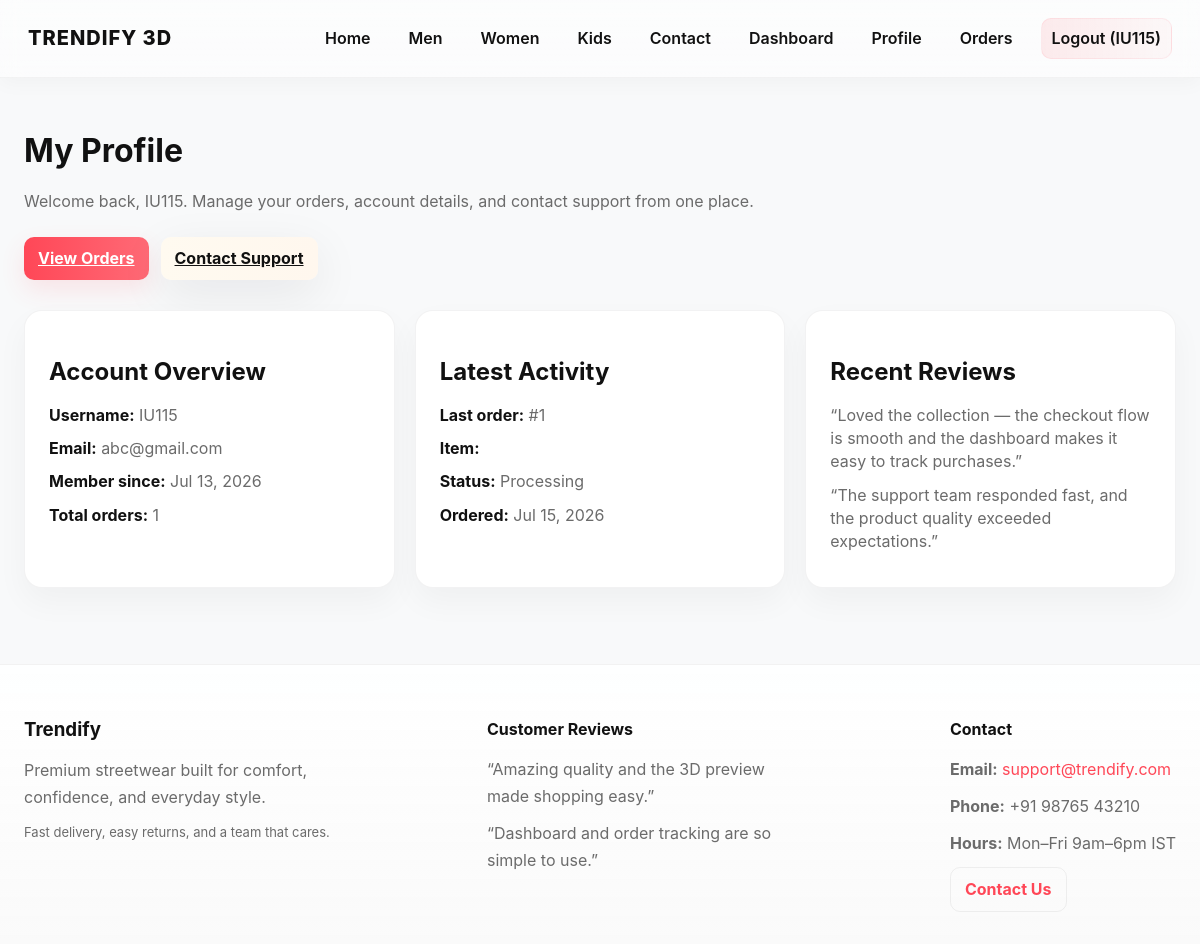
Page /profile/ (signed in) on the committed database.
### store/models.py (models this page shows, shortened)
class Order(models.Model):
    STATUS_CHOICES = [
        ('PENDING', 'Pending Payment'),
        ('PAID', 'Paid'),
        ('PROCESSING', 'Processing'),
        ('SHIPPED', 'Shipped'),
        ('DELIVERED', 'Delivered'),
        ('CANCELLED', 'Cancelled'),
    ]
    user = models.ForeignKey(User, on_delete=models.CASCADE, related_name='orders')
    order_number = models.CharField(max_length=100, unique=True)
    status = models.CharField(max_length=50, choices=STATUS_CHOICES, default='PENDING')
    shipping_option = models.ForeignKey('ShippingOption', on_delete=models.SET_NULL, null=True, blank=True)
    shipping_address = models.TextField()
    shipping_cost = models.DecimalField(max_digits=8, decimal_places=2, default=0)
    shipped_date = models.DateTimeField(blank=True, null=True)
    tracking_number = models.CharField(max_length=200, blank=True, null=True)
    subtotal = models.DecimalField(max_digits=10, decimal_places=2, default=0)
    tax = models.DecimalField(max_digits=10, decimal_places=2, default=0)
    discount = models.DecimalField(max_digits=10, decimal_places=2, default=0)
    total_cost = models.DecimalField(max_digits=10, decimal_places=2, default=0)
    payment_method = models.CharField(max_length=50, blank=True, null=True)
    payment_status = models.CharField(max_length=50, default='PENDING')
    transaction_id = models.CharField(max_length=200, blank=True, null=True)
    ordered_date = models.DateTimeField(auto_now_add=True)
    updated_date = models.DateTimeField(auto_now=True)
    class Meta:
        ordering = ['-ordered_date']

### store/views.py (the view)
# urls.py: path('profile/', views.profile_view, name='profile'),
@login_required(login_url='login')
def profile_view(request):
    order_count = Order.objects.filter(user=request.user).count()
    latest_order = Order.objects.filter(user=request.user).order_by('-ordered_date').first()
    return render(request, 'profile.html', {
        'order_count': order_count,
        'latest_order': latest_order,
    })

### templates/profile.html
{% extends 'base.html' %}
{% block content %}
<div class="dashboard-header">
    <h1>My Profile</h1>
    <p>Welcome back, {{ user.first_name|default:user.username }}. Manage your orders, account details, and contact support from one place.</p>
</div>
<div class="dashboard-actions">
    <a class="btn btn--primary" href="{% url 'orders' %}">View Orders</a>
    <a class="btn btn--secondary" href="{% url 'contact' %}">Contact Support</a>
</div>
<div class="dashboard-grid">
    <div class="profile-card">
        <h2>Account Overview</h2>
        <p><strong>Username:</strong> {{ user.username }}</p>
        <p><strong>Email:</strong> {{ user.email|default:'Not provided' }}</p>
        <p><strong>Member since:</strong> {{ user.date_joined|date:'M d, Y' }}</p>
        <p><strong>Total orders:</strong> {{ order_count }}</p>
    </div>
    <div class="contact-card">
        <h2>Latest Activity</h2>
        {% if latest_order %}
            <p><strong>Last order:</strong> #{{ latest_order.id }}</p>
            <p><strong>Item:</strong> {{ latest_order.product.name }}</p>
            <p><strong>Status:</strong> {{ latest_order.status }}</p>
            <p><strong>Ordered:</strong> {{ latest_order.ordered_date|date:'M d, Y' }}</p>
        {% else %}
            <p>No orders yet. Shop now to start your Trendify journey.</p>
        {% endif %}
    </div>
    <div class="review-card">
        <h2>Recent Reviews</h2>
        <p>“Loved the collection — the checkout flow is smooth and the dashboard makes it easy to track purchases.”</p>
        <p>“The support team responded fast, and the product quality exceeded expectations.”</p>
    </div>
</div>
{% endblock %}

### templates/base.html (shortened to what this page needs)
<!DOCTYPE html>
<html lang="en">
<head>
    {% load static %}
    <link rel="stylesheet" href="{% static 'css/style.css' %}">
</head>
<body>
    <nav class="navbar">
        <div class="logo">TRENDIFY 3D</div>
        <div class="nav-links">
            <a href="{% url 'home' %}">Home</a>
            <a href="{% url 'men' %}">Men</a>
            <a href="{% url 'women' %}">Women</a>
            <a href="{% url 'kids' %}">Kids</a>
            <a href="{% url 'contact' %}">Contact</a>
            {% if user.is_authenticated %}
                <a href="{% url 'dashboard' %}">Dashboard</a>
                <a href="{% url 'profile' %}">Profile</a>
                <a href="{% url 'orders' %}">Orders</a>
                <a href="{% url 'logout' %}" class="auth-btn">Logout ({{ user.username }})</a>
            {% else %}
                <a href="{% url 'login' %}" class="auth-btn">Login</a>
                <a href="{% url 'register' %}" class="auth-btn">Register</a>
            {% endif %}
        </div>
    </nav>
    <main class="container">
        {% block content %}
        {% endblock %}
    </main>
    <footer class="footer">
        <div class="footer-col">
            <h3>Trendify</h3>
            <p>Premium streetwear built for comfort, confidence, and everyday style.</p>
            <p class="muted">Fast delivery, easy returns, and a team that cares.</p>
        </div>
        <div class="footer-col">
            <h4>Customer Reviews</h4>
            <p>“Amazing quality and the 3D preview made shopping easy.”</p>
            <p>“Dashboard and order tracking are so simple to use.”</p>
        </div>
        <div class="footer-col">
            <h4>Contact</h4>
            <p><strong>Email:</strong> <a href="mailto:support@trendify.com">support@trendify.com</a></p>
            <p><strong>Phone:</strong> +91 98765 43210</p>
            <p><strong>Hours:</strong> Mon–Fri 9am–6pm IST</p>
            <a class="btn btn--ghost" href="{% url 'contact' %}">Contact Us</a>
        </div>
    </footer>
</body>
</html>

### static/css/style.css (style rules this page uses)
:root { --bg: #f8f9fa; --dark: #111111; --accent: #ff4757; --surface: #ffffff; --muted: #6b6b6b; --glass-alpha: 0.60; --radius-lg: 14px; --radius-md: 10px; --radius-sm: 8px; --shadow-soft: 0 10px 30px rgba(16,18,20,0.06); --shadow-hover: 0 18px 40px rgba(16,18,20,0.10); --glass-border: rgba(255,255,255,0.5); --transition-fast: 180ms cubic-bezier(.2,.8,.2,1); --max-width: 1200px; --gutter: 24px; --container-padding: 24px; --focus-ring: 0 0 0 4px rgba(255,71,87,0.12); }
* { box-sizing: border-box; -webkit-font-smoothing:antialiased; -moz-osx-font-smoothing:grayscale; }
html,body { height:100%; }
body { margin: 0; font-family: Inter, ui-sans-serif, system-ui, -apple-system, "Segoe UI", Roboto, "Helvetica Neue", Arial; background: var(--bg); color: var(--dark); line-height: 1.45; -webkit-text-size-adjust: 100%; -ms-text-size-adjust: 100%; -webkit-tap-highlight-color: transparent; }
.container { width: 100%; max-width: var(--max-width); margin: 0 auto; padding: 28px var(--container-padding); }
.navbar { position: sticky; top: 0; z-index: 60; display: flex; align-items:center; justify-content:space-between; padding: 18px calc(var(--container-padding) + 4px); background: linear-gradient(180deg, rgba(255,255,255,var(--glass-alpha)), rgba(255,255,255,0.55)); backdrop-filter: blur(10px) saturate(120%); -webkit-backdrop-filter: blur(10px) saturate(120%); border-bottom: 1px solid rgba(16,18,20,0.04); box-shadow: 0 6px 18px rgba(16,18,20,0.03); }
.logo { font-weight: 800; font-size: 20px; letter-spacing: 1px; color: var(--dark); text-decoration: none; display:inline-flex; align-items:center; gap:10px; }
.nav-links { display:flex; align-items:center; gap:18px; }
.nav-links a { color: var(--dark); text-decoration: none; font-weight:600; padding: 8px 10px; border-radius: 10px; transition: color var(--transition-fast), background var(--transition-fast), transform var(--transition-fast); }
.auth-btn { background: linear-gradient(90deg, rgba(255,71,87,0.10), rgba(255,71,87,0.03)); border: 1px solid rgba(255,71,87,0.08); color: var(--dark); padding: 8px 12px; border-radius: 10px; font-weight:700; }
.btn--secondary { color:var(--dark); background: rgba(255,255,255,0.96); border: 1px solid rgba(16,18,20,0.08); box-shadow: 0 14px 48px rgba(16,18,20,0.08); }
.btn { display:inline-flex; align-items:center; justify-content:center; gap:8px; padding: 10px 14px; border-radius: 10px; font-weight:700; cursor:pointer; border: none; background: linear-gradient(90deg, #fffaf0, #fff7ee); color: var(--dark); transition: transform var(--transition-fast), box-shadow var(--transition-fast); }
.btn--primary { background: linear-gradient(90deg, var(--accent), #ff6a76); color: #fff; box-shadow: 0 10px 24px rgba(255,71,87,0.12); }
.btn--ghost { background: transparent; border: 1px solid rgba(16,18,20,0.06); color: var(--dark); }
.footer { margin-top: 48px; padding: 32px var(--container-padding); background: linear-gradient(180deg, rgba(255,255,255,0.92), rgba(250,250,250,0.98)); color: var(--muted); display:flex; justify-content:space-between; align-items:flex-start; gap: 24px; border-top:1px solid rgba(16,18,20,0.03); }
.footer-col { max-width: 310px; }
.footer-col h3, .footer-col h4 { margin-bottom: 14px; color: var(--dark); }
.footer-col p { margin: 10px 0; line-height: 1.7; }
.footer-col a { color: var(--accent); text-decoration: none; }
.dashboard-header { margin-bottom: 24px; }
.dashboard-header h1 { font-size: 32px; margin-bottom: 8px; }
.dashboard-actions { display:flex; flex-wrap:wrap; gap:12px; margin-bottom: 30px; }
.dashboard-grid, .contact-grid { display:grid; grid-template-columns: repeat(3, minmax(260px, 1fr)); gap: 20px; }
.profile-card, .contact-card, .review-card { padding: 24px; border-radius: 18px; border: 1px solid rgba(16,18,20,0.05); background: var(--surface); box-shadow: 0 14px 32px rgba(16,18,20,0.04); }
.profile-card h2, .contact-card h2, .review-card h2 { margin-bottom: 14px; }
.contact-card p, .profile-card p, .review-card p { margin: 10px 0; }
.contact-card strong, .profile-card strong { color: var(--dark); }
main.container p { color: var(--muted); }
.muted { color:var(--muted); font-size:13px; }

### rows in the picture
Order: id "1", status "Processing", ordered_date "Jul 15, 2026"

### other values in the picture
{{ user.username }} "IU115"
{{ user.first_name|default:user.username }} "IU115"
{{ user.email|default:'Not provided' }} "abc@gmail.com"
{{ user.date_joined|date:'M d, Y' }} "Jul 13, 2026"
{{ order_count }} "1"
